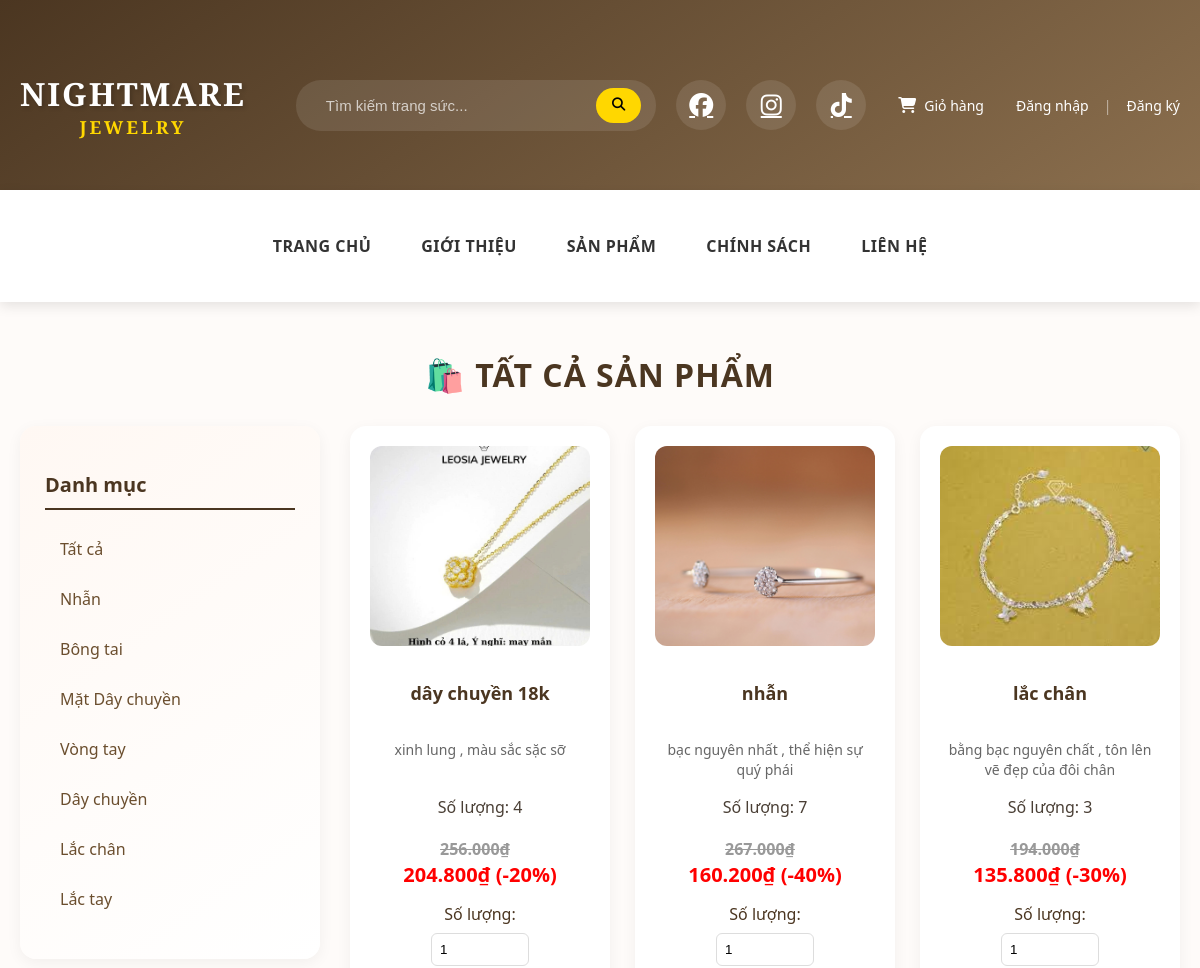
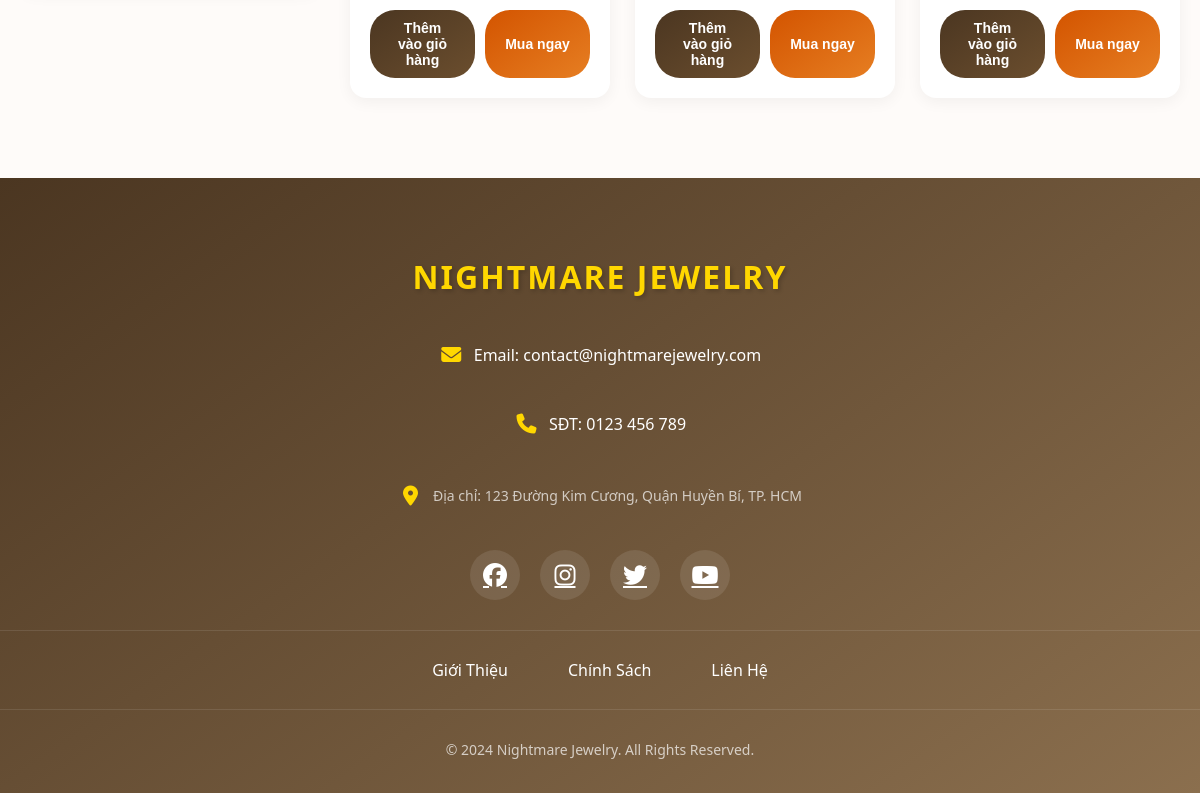
The page /product.php on the database its author committed (2 pictures, top to bottom).
### tables this page shows
CREATE TABLE `categories` (
  `id` int(11) NOT NULL,
  `name` varchar(100) NOT NULL
);

CREATE TABLE `products` (
  `id` int(11) NOT NULL,
  `name` varchar(255) NOT NULL,
  `price` decimal(10,2) NOT NULL,
  `description` text DEFAULT NULL,
  `image` varchar(255) DEFAULT NULL,
  `discount` int(11) DEFAULT 0,
  `quantity` int(11) DEFAULT 0,
  `category_id` int(11) DEFAULT NULL,
  `created_at` timestamp NOT NULL DEFAULT current_timestamp()
);

### product.php (the view, shortened to what this page needs)
<?php
include 'header.php';
$category_result = $con->query("SELECT * FROM categories");
$category_id = isset($_GET['category']) ? (int)$_GET['category'] : 0;
$category_name = "Tất cả Sản phẩm";
if ($category_id > 0) {
    $stmt_name = $con->prepare("SELECT name FROM categories WHERE id = ?");
    $stmt_name->bind_param("i", $category_id);
    $stmt_name->execute();
    $stmt_name->bind_result($category_name_db);
    if ($stmt_name->fetch()) {
        $category_name = "Danh mục: " . htmlspecialchars($category_name_db);
    }
    $stmt_name->close();
    $stmt = $con->prepare("SELECT * FROM products WHERE category_id = ?");
    $stmt->bind_param("i", $category_id);
    $stmt->execute();
    $products = $stmt->get_result();
} else {
    $products = $con->query("SELECT * FROM products");
}
?>
<link rel="stylesheet" href="css/style.css">
<link rel="stylesheet" href="css/product.css">
<link rel="stylesheet" href="https://cdnjs.cloudflare.com/ajax/libs/animate.css/4.1.1/animate.min.css">
<div class="container">
    <h1>🛍️ <?= $category_name ?></h1>
    <div class="main-content">
        <aside class="sidebar">
            <h3>Danh mục</h3>
            <ul>
                <li><a href="product.php">Tất cả</a></li>
                <?php $category_result->data_seek(0); while ($cat = $category_result->fetch_assoc()): ?>
                    <li><a href="product.php?category=<?= $cat['id'] ?>"><?= htmlspecialchars($cat['name']) ?></a></li>
                <?php endwhile; ?>
            </ul>
        </aside>
        <div class="product-list">
            <?php if ($products && $products->num_rows > 0): ?>
                <?php while ($p = $products->fetch_assoc()):
                    $product_image = (!empty($p['image']) ?
                        (strpos($p['image'], 'admin/') === 0 ? $p['image'] : 'admin/' . $p['image'])
                        : 'images/default-product.jpg');
                ?>
                    <div class="product-item">
                        <a href="product_detail.php?id=<?= $p['id'] ?>">
                            <img src="<?= htmlspecialchars($product_image) ?>" alt="<?= htmlspecialchars($p['name']) ?>">
                        </a>
                        <h3><?= htmlspecialchars($p['name']) ?></h3>
                        <p class="desc"><?= htmlspecialchars($p['description']) ?></p>
                        <p>Số lượng: <?= $p['quantity'] ?></p>
                        <?php if (!empty($p['discount']) && $p['discount'] > 0): ?>
                            <p class="price">
                                <del><?= number_format($p['price'], 0, ',', '.') ?>₫</del><br>
                                <span style="color:red; font-weight:bold;">
                                    <?= number_format($p['price'] * (1 - $p['discount'] / 100), 0, ',', '.') ?>₫
                                    (-<?= $p['discount'] ?>%)
                                </span>
                            </p>
                        <?php else: ?>
                            <p class="price"><?= number_format($p['price'], 0, ',', '.') ?>₫</p>
                        <?php endif; ?>
                        <form method="post" class="form-cart">
                            <label for="quantity">Số lượng:</label>
                            <input type="number" name="quantity" min="1" max="<?= $p['quantity'] ?>" value="1" required>
                            <div class="btn-group">
                                <button type="submit" name="add_to_cart" class="btn-cart">Thêm vào giỏ hàng</button>
                                <button type="submit" name="buy_now" class="btn-buy">Mua ngay</button>
                            </div>
                        </form>
                    </div>
                <?php endwhile; ?>
            <?php else: ?>
                <p>Không có sản phẩm nào.</p>
            <?php endif; ?>
        </div>
    </div>
</div>
<?php include 'footer.php'; ?>

### css/header.css (style rules this page uses)
:root { --primary-color: #4B3621; --secondary-color: #8B6F4E; --accent-color: #FFD700; --text-light: #fff; --text-dark: #333; --transition: all 0.3s ease; }
body { margin: 0; font-family: 'Poppins', sans-serif; }
.container { max-width: 1200px; margin: 0 auto; padding: 0 20px; }

### css/style.css (style rules this page uses)
body { margin: 0; font-family: 'Segoe UI', sans-serif; background-color: #fefbf9; color: #4A3F35; }
.container { max-width: 1200px; margin: 0 auto; padding: 20px; }

### css/product.css (style rules this page uses)
.container { max-width: 1200px; margin: 0 auto; padding: 30px 20px; }
h1 { font-size: 32px; color: #4B3621; text-align: center; margin-bottom: 30px; text-transform: uppercase; letter-spacing: 1px; }
.main-content { display: flex; gap: 30px; position: relative; }
.sidebar { width: 250px; background: linear-gradient(145deg, #fff8f3, #fff); padding: 25px; border-radius: 16px; box-shadow: 0 4px 15px rgba(0,0,0,0.05); position: sticky; top: 20px; height: fit-content; }
.sidebar h3 { color: #4B3621; font-size: 20px; margin-bottom: 20px; padding-bottom: 10px; border-bottom: 2px solid #4B3621; }
.sidebar ul { list-style: none; padding: 0; }
.sidebar ul li { margin-bottom: 12px; }
.sidebar ul li a { text-decoration: none; color: #6b4e2e; display: block; padding: 8px 15px; border-radius: 8px; transition: all 0.3s ease; font-weight: 500; }
.product-list { display: grid; grid-template-columns: repeat(auto-fill, minmax(250px, 1fr)); gap: 25px; flex: 1; }
.product-item { background: #fff; border-radius: 16px; padding: 20px; text-align: center; box-shadow: 0 4px 15px rgba(0,0,0,0.05); transition: all 0.3s ease; position: relative; overflow: hidden; }
.product-item img { width: 100%; height: 200px; object-fit: cover; border-radius: 12px; margin-bottom: 15px; transition: transform 0.5s ease; }
.product-item h3 { font-size: 18px; color: #4B3621; margin: 15px 0; min-height: 44px; line-height: 1.4; }
.product-item .desc { font-size: 14px; color: #666; margin: 10px 0; min-height: 40px; line-height: 1.4; }
.product-item .price { font-size: 20px; font-weight: bold; color: #e44d26; margin: 15px 0; }
.product-item .price del { color: #999; font-size: 16px; margin-right: 10px; }
.form-cart { margin-top: 15px; }
.form-cart label { display: block; margin-bottom: 8px; color: #4B3621; }
.form-cart input[type="number"] { width: 80px; padding: 8px; border: 1px solid #ddd; border-radius: 6px; margin-bottom: 12px; }
.btn-group { display: flex; gap: 10px; justify-content: center; }
.btn-cart, .btn-buy { padding: 10px 20px; border: none; border-radius: 25px; cursor: pointer; font-size: 14px; font-weight: 600; transition: all 0.3s ease; flex: 1; display: flex; align-items: center; justify-content: center; gap: 8px; }
.btn-cart { background: linear-gradient(145deg, #4B3621, #6b4e2e); color: #fff; }
.btn-buy { background: linear-gradient(145deg, #d35400, #e67e22); color: white; }

### css/footer.css (style rules this page uses)
body { margin: 0; padding: 0; overflow-x: hidden; }

### rows shown on the page
categories: name "Nhẫn"
categories: name "Bông tai"
categories: name "Mặt Dây chuyền"
categories: name "Vòng tay"
categories: name "Dây chuyền"
categories: name "Lắc chân"
categories: name "Lắc tay"
products: image (picture), name "dây chuyền 18k", description "xinh lung , màu sắc sặc sỡ", quantity "4", price "256.000", $p['price'] * (1 - $p['discount'] / 100) "204.800", discount "20"
products: image (picture), name "nhẫn", description "bạc nguyên nhất , thể hiện sự quý phái", quantity "7", price "267.000", $p['price'] * (1 - $p['discount'] / 100) "160.200", discount "40"
products: image (picture), name "lắc chân", description "bằng bạc nguyên chất , tôn lên vẽ đẹp của đôi chân", quantity "3", price "194.000", $p['price'] * (1 - $p['discount'] / 100) "135.800", discount "30"

### other values the page prints
$category_name "TẤT CẢ SẢN PHẨM"
